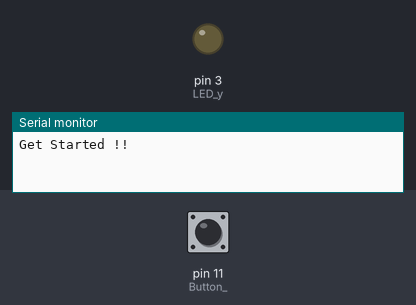
Bench run of a sketch on a simulated Arduino Uno, built with avr-gcc and run on an emulated ATmega328P. On the bench: output pins drawn as LEDs (lit = HIGH), the last lines printed to the serial monitor. Inputs (shaded band) come from the test bench; at power-on: pin 11 (Button_) LOW.

Above: at 1.2 s.
1.3 s: pin 11 (Button_) pulled HIGH for 3.2 s
At 6.8 s:
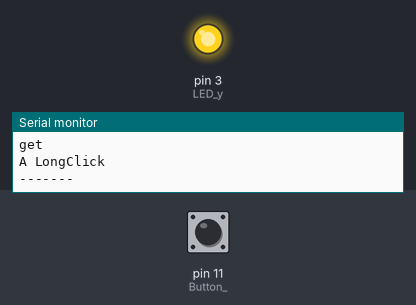
7.5 s: pin 11 (Button_) pulled HIGH for 0.15 s
10.6 s: pin 11 (Button_) pulsed HIGH 2 times (0.12 s each, 0.3 s apart)
14.2 s: pin 11 (Button_) pulsed HIGH 5 times (0.12 s each, 0.3 s apart)
Timing chart, 0 to 19.4 s (numbered marks = the images above; inputs shaded):
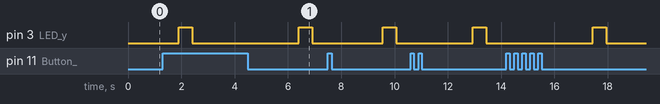

Measured:
- after the input at 1.3 s, pin 3 (LED_y): LOW → HIGH after 5.1 s, → LOW 0.50 s later

The sketch:

Practice_Five.ino
```cpp
//define the array max handling boundry
int const max_multiple_click_num = 5;

//the state that used to detect Button_ state
int ButtonValue = 0;
int lose = 0;

//the array that store Button_ state, and for later output detection
int index = 0;
int vec[max_multiple_click_num+1] = {0};//need one more space in case problem occur

//element pins
int Button_ = 11;
int LED_y = 3;
int LED_r = 2;
int LED_g = 5;

//state variable
int last_state=1;
int current_state=0;

//show light or not
bool light_signal=true;
int print_mode=2;

void setup(){
  Serial.begin(9600);
  pinMode(Button_, INPUT);
  pinMode(LED_y, OUTPUT);
  Serial.println("Get Started !!");

  //initial state settings
  last_state=0;
  index=-1;
}

void loop(){
  digitalWrite(LED_r, LOW);
  lose = lose + 1;
  current_state = digitalRead(Button_);
  if (current_state==1){
    lose=0;
    ButtonValue = ButtonValue + 1;
    Serial.println(ButtonValue);
    if(last_state!=current_state){
      index=index+1;
      if(index>max_multiple_click_num){
        Serial.println("multiple_click");
        print_vec(print_mode);
        Serial.println("multiple_click");
        index=-1;
      }
    }
    vec[index] = ButtonValue;
  }else{
    if(ButtonValue>0){
      Serial.println('\n');
      ButtonValue = 0;
    }
  }
  //Serial.println(lose);
  if(lose >= 30000){
    if( is_vec_empty() ){
      Serial.println("\nget");
      print_vec(print_mode);
      Serial.println("-------\n\n");
    }
    index=-1;clear_vec();
    lose=0;
    if(light_signal){
      digitalWrite(LED_r, HIGH);delay(1000);
      digitalWrite(LED_r, LOW);delay(500);
      digitalWrite(LED_r, HIGH);digitalWrite(LED_y, HIGH);delay(500);
      digitalWrite(LED_y, LOW);delay(500);
    }
  }

  last_state=current_state;
}

//1 = get(with counts)
//2 = multiple count answer
void print_vec(int mode){
  if(mode==1){
    for(int i=0;i<max_multiple_click_num;i=i+1){
      Serial.println(vec[i]);
    }
  }else if(mode==2){
    int flag=0, i_flag=0, h_flag=0;bool ff=false, have_print=false;String s[21]={"", "mono-click", "double-click", "triple-click", "quadra-click", "penta-click", "hexa-click", "hepta-click", "octa-click", "nona-click", "deca-click", "11", "12", "13", "14", "15", "16", "17", "18", "19", "20"};
    int place[11]={0, 0, 0, 0, 0, 0, 0, 0, 0, 0, 0};//0:nothing, 1:>=100, 2:<10
    for(int i=0;i<max_multiple_click_num;i=i+1){
      if(vec[i]>=100){
        place[i]=1;
        ff=true;
        h_flag+=1;
      }else if(vec[i]>10){
        flag+=1;
      }else if(vec[i]>0){
        i_flag+=1;
        place[i]=2;
      }else{
        break;
      }
    }

    int ll = flag+i_flag+h_flag;
    if(flag==1 && vec[0]>=100){
        Serial.println("Long Click");
        Serial.print("With missing "), Serial.print(i_flag), Serial.println(" clicks");
    }else{
      if(ff){
        int counts=0;
        for(int i=0;i<ll;i=i+1){
          if(place[i]==0){
            counts+=1;
            //Serial.print("@"), Serial.println(place[i]);
          }
          if(place[i]==1){
            if(counts!=0){
              if(have_print==true){
                Serial.print(" // ");
              }
              have_print=true;
              Serial.print("A " + s[counts] + " Click");
              counts=0;
            }
            if(i==ll-1){
              if(have_print==true){
                Serial.print(" // ");
              }
              have_print=true;
              Serial.println("A LongClick");
            }else{
              if(have_print==true){
                Serial.print(" // ");
              }
              have_print=true;
              Serial.print("A LongClick");
            }
          }

          if(i==ll-1 && counts!=0){
            if(have_print==true){
              Serial.print(" // ");
            }
            have_print=true;
            Serial.println("A " + s[counts] + " Click");
          }
        }
      }else{
        Serial.println("Click = " + s[flag]);
        Serial.print("With missing "), Serial.print(i_flag), Serial.println(" clicks");
      }
    }

  }
}

bool is_vec_empty(){
  bool x = 0;
  for(int i=0;i<max_multiple_click_num;i=i+1){
    x = x | vec[i];
  }
  return x>0;
}

void clear_vec(){
  for(int i=0;i<max_multiple_click_num;i=i+1){
    vec[i] = 0;
  }
}
```
